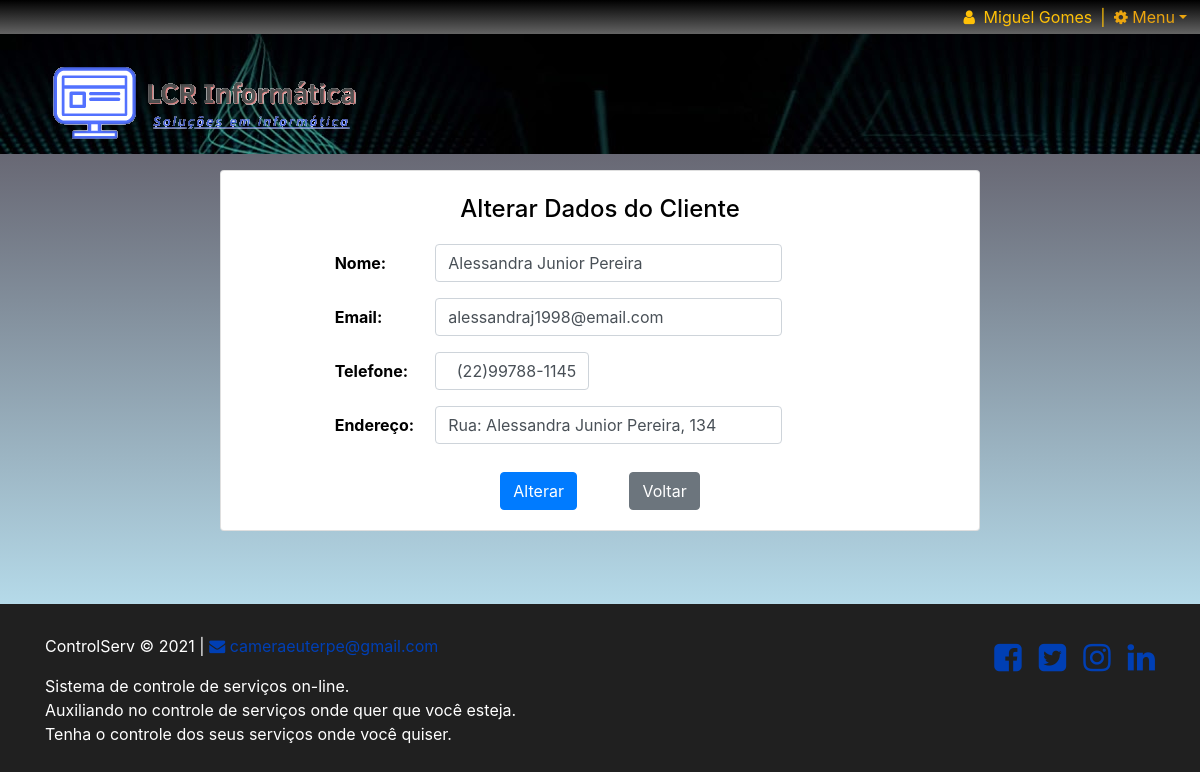
The page /?a=clientes-upd&i=13 (signed in) on the database its author committed.
### tables this page shows
CREATE TABLE `clientes` (
  `id_cliente` int UNSIGNED NOT NULL,
  `id_usuario` int UNSIGNED DEFAULT NULL,
  `nome` varchar(50) DEFAULT NULL,
  `email` varchar(50) DEFAULT NULL,
  `telefone` varchar(15) DEFAULT NULL,
  `endereco` varchar(150) DEFAULT NULL,
  `created_at` datetime DEFAULT CURRENT_TIMESTAMP,
  `updated_at` datetime DEFAULT CURRENT_TIMESTAMP
);

### index.php (called while the page is built, shortened)
<?php
include_once('inc/gestorBD.php');
include_once('webgeral/_header.php');
include_once('webgeral/routes.php');
include_once('webgeral/_footer.php');
?>

### inc/gestorBD.php (called while the page is built, shortened)
<?php
class cl_gestorBD
{
    public function EXE_QUERY($query, $parametros = NULL, $fechar_ligacao = TRUE)
    {
        $ligacao = $this->ligacao();
        $gestor = $ligacao->prepare($query);
        if ($parametros != NULL) {
            $gestor->execute($parametros);
        } else {
            $gestor->execute();
        }
        $resultados = $gestor->fetchAll(PDO::FETCH_ASSOC);
        return $resultados;
    }
    private function ligacao()
    {
        $config = funcoes::Config();
        $ligacao = new PDO(
            'mysql:host='.$config['BD_HOST'].
            ';dbname='.$config['BD_DATABASE'].
            ';charset='.$config['BD_CHARSET'],
            $config['BD_USERNAME'],
            $config['BD_PASSWORD'],
            array(PDO::ATTR_PERSISTENT => TRUE)
        );
        $ligacao->setAttribute(PDO::ATTR_ERRMODE, PDO::ERRMODE_EXCEPTION);
        return $ligacao;
    }
}
?>

### webgeral/clientes/clientes_upd.php (the view, shortened to what this page needs)
<?php
$erro = false;
$msg = '';
$id  = -1;
if (isset($_GET["i"])) {
    $id = $_GET["i"];
}
$gestor = new cl_gestorBD();
$cliente = '';
if ($_SERVER['REQUEST_METHOD'] == 'POST') {
    $id_cli   = $_POST['txt-cli'];
    $nome     = $_POST['txt-nome'];
    $email    = $_POST['txt-email'];
    $telefone = $_POST['txt-fone'];
    $endereco = $_POST['txt-ender'];
    $gestor = new cl_gestorBD();
    if (!$erro) {
        $param  = [
            ':id_cli'  => $id_cli,
            ':nome'    => $nome,
            ':email'   => $email,
            ':fone'    => $telefone,
            ':ender'   => $endereco
        ];
        $sql  = "UPDATE clientes SET nome = :nome, email = :email,
        telefone = :fone, endereco = :ender WHERE id_cliente = :id_cli";
        $gestor->EXE_NON_QUERY($sql, $param);
        $sucesso = true;
        $msg = 'Dados gravados om sucesso.';
        $param = [":id" => $id_cli];
        $sql   = "SELECT * FROM clientes WHERE id_cliente = :id";
        $cliente = $gestor->EXE_QUERY($sql, $param)[0];
        funcoes::CriaLOG($_SESSION['nome_usuario'], ' alterou o cliente ' . $id_cli . ' no BD');
    }
} else {
    if ($id > 0) {
        $param = [":id" => $id];
        $sql   = "SELECT * FROM clientes WHERE id_cliente = :id";
        $cliente = $gestor->EXE_QUERY($sql, $param)[0];
    } else {
        $msg  = "Cliente não encontrado!";
        $erro = true;
    }
}
?>
<?php if ($erro) : ?>
    <div class='m-3 pt-3 pb-2 alert alert-danger text-center'>
        <h5><?php echo $msg ?></h5>
    </div>
    <div class="m-3 p-2 text-center">
        <a href="?a=clientes-list" class='btn btn-secondary btn-size-150'>Voltar</a>
    </div>
<?php else : ?>
    <div class="container-fluid perfil">
        <div class="container">
            <div class="row justify-content-center">
                <div class="col-md-8 card m-3 pb-3">
                    <h4 class='text-center pt-4 pb-2'>Alterar Dados do Cliente</h4>
                    <form action="?a=clientes-upd" method="post">
                        <div class="col-md-8 offset-md-1 mt-1 pb-1">
                            <div class='row ml-2 form-group'>
                                <label class="col-sm-3 col-form-label">
                                    <strong>Nome:</strong></label>
                                <input class='col-sm form-control'
                                type="text" value="<?= $cliente['nome'] ?>"
                                name="txt-nome" required
                                placeholder="Digite o nome do cliente"
                                pattern=".{4,50}" title="Entre 5 e 50 carcateres.">
                            </div>
                            <div class='row ml-2 form-group'>
                                <label class="col-sm-3 col-form-label">
                                    <strong>Email:</strong></label>
                                <input class='col-sm form-control'
                                type="email" value="<?= $cliente['email'] ?>"
                                name="txt-email" required
                                placeholder="Digite o email do cliente"
                                pattern=".{5,50}" title="Entre 5 e 50 carcateres.">
                            </div>
                            <div class='row ml-2 form-group'>
                                <label class="col-sm-3 col-form-label">
                                    <strong>Telefone:</strong></label>
                                <input class='col-sm-4 form-control text-right'
                                type="tel" name="txt-fone" required
                                placeholder="(99)99999-9999 " value="<?= $cliente['telefone'] ?>"
                                pattern="\([0-9]{2}\)[0-9]{5}-[0-9]{4}">
                            </div>
                            <div class='row ml-2 form-group'>
                                <label class="col-sm-3 col-form-label">
                                    <strong>Endereço:</strong></label>
                                <input class='col-sm form-control'
                                type="text" name="txt-ender" required
                                value="<?= $cliente['endereco'] ?>"
                                placeholder="Digite o endereço do cliente"
                                pattern=".{10,100}" title="Entre 10 e 100 carcateres.">
                            </div>
                        </div>
                        <div class="text-center pt-2 pb-1">
                            <button type="submit" class="btn btn-primary btn-size-150">Alterar</button>
                            <a class="btn btn-secondary btn-size-150 ml-5"
                             href="?a=clientes-list">Voltar</a>
                        </div>
                    </form>
                </div>
            </div>
        </div>
    </div>
<?php endif; ?>

### inc/css/main.css (style rules this page uses)
.body-container { background-color: rgb(32, 32, 32); color: white; }
a { color: rgb(0, 63, 180); }
.perfil { background: linear-gradient(rgb(104, 104, 116), rgb(181, 218, 233)); color: black; height: 450px; }

### rows shown on the page
clientes: txt-nome "Alessandra Junior Pereira", txt-email "alessandraj1998@email.com", txt-fone "(22)99788-1145", txt-ender "Rua: Alessandra Junior Pereira, 134"

### other values the page prints
$_SESSION['nome_usuario'] "Miguel Gomes"
